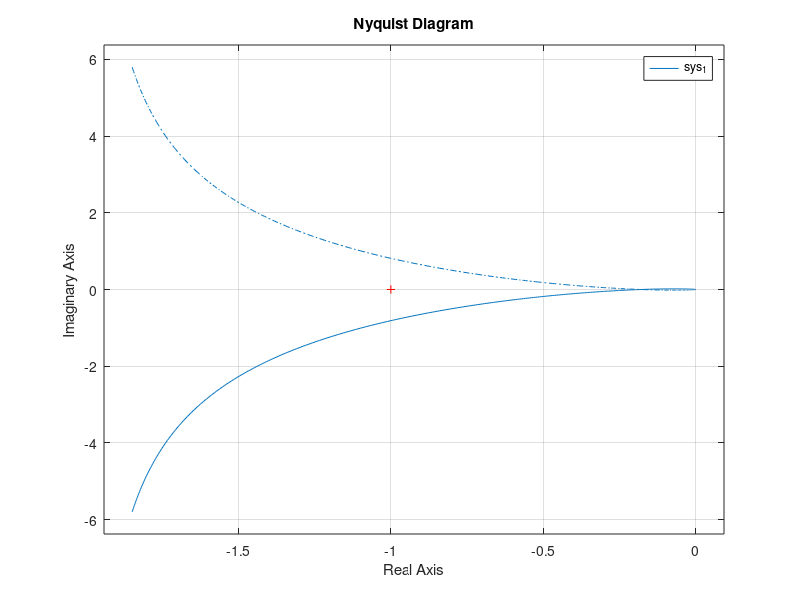
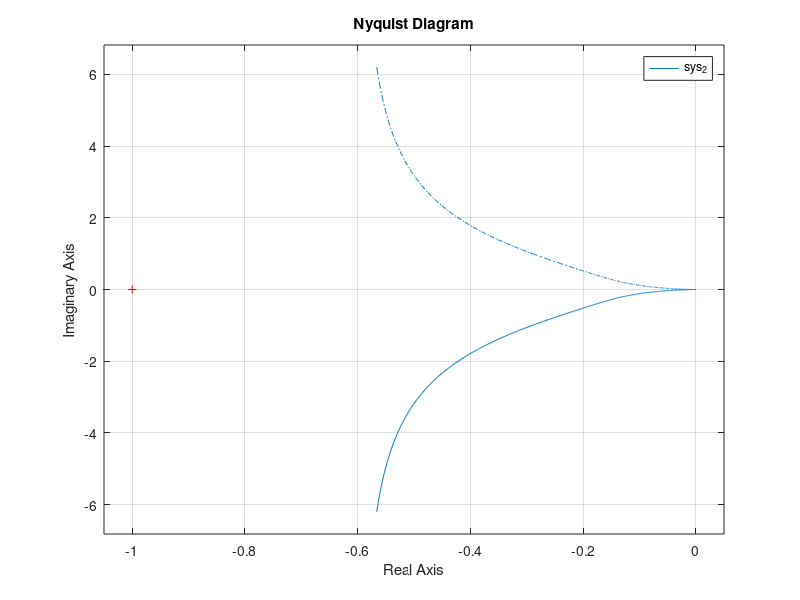

MATLAB code to generate these figures, in order:
K = 2;
T_1 = 0.1;
T_2 = 0.9;
T_d = 0.7;

num_1 = K;
num_2 = [K * T_d, K];

den = [T_1 * T_2, T_1 + T_2, 1, 0];

sys_1 = tf(num_1, den);
sys_2 = tf(num_2, den);

nyquist(sys_1);
figure();
nyquist(sys_2);

